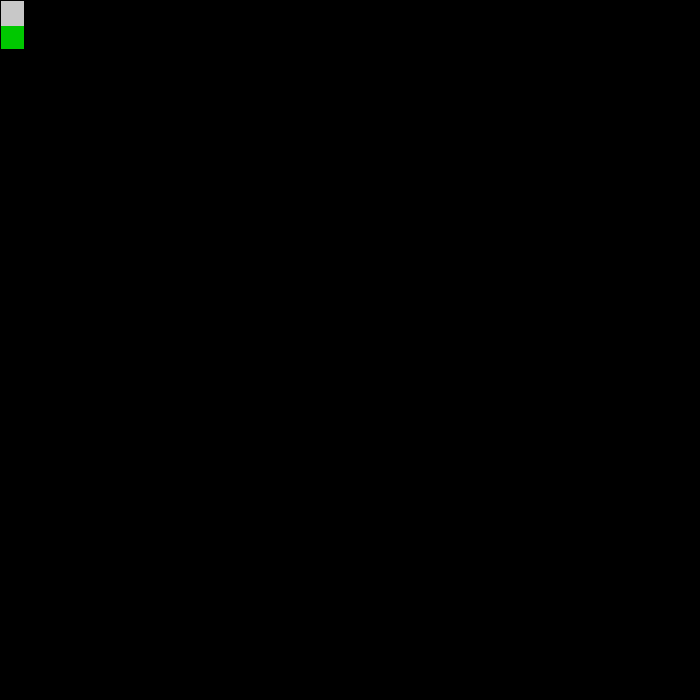
Frame 1 (no input)
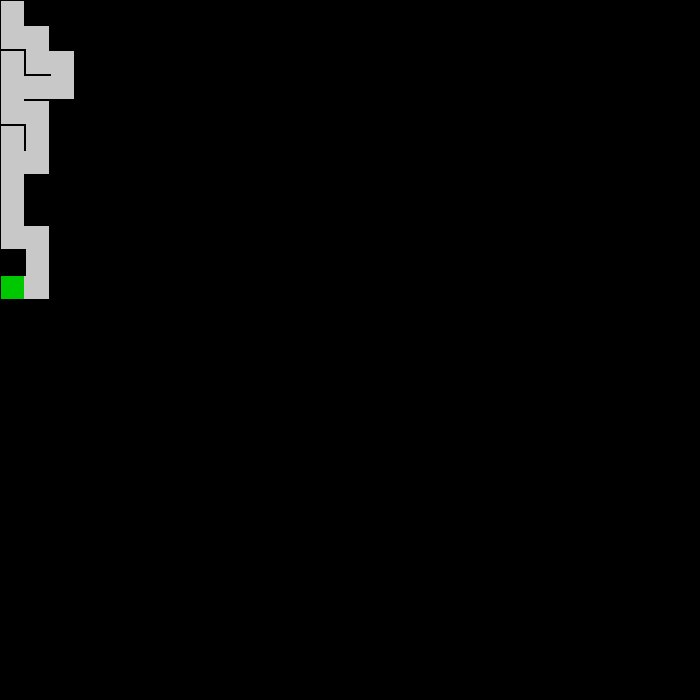
Frame 60 (no input)
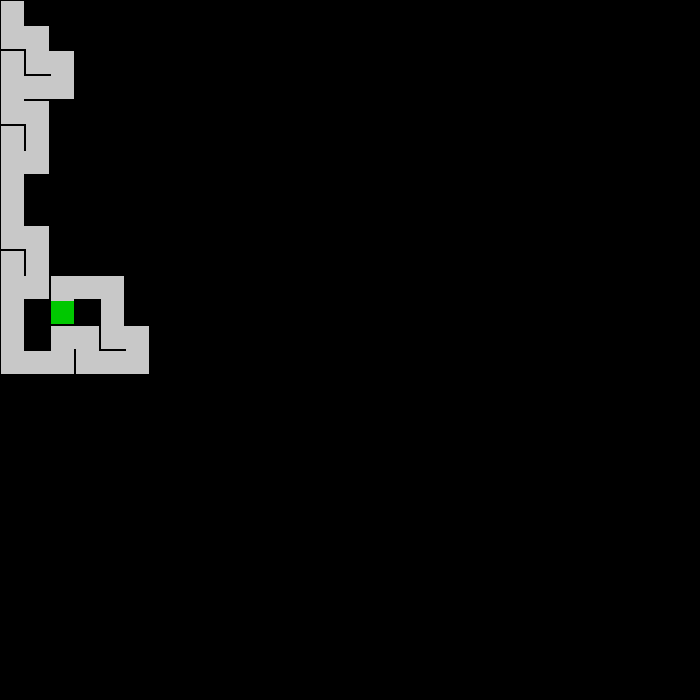
Frame 120 (the mouse pressed at the canvas centre since frame 60)

The p5.js sketch that drew these frames (run headless with seeded random() and noise() and a simulated clock; from frame 60 on, the mouse is pressed at the canvas centre):

// p5.js sketch
// ── sketch.js
const len = 25;
const fr = 60;
const delay = 1000 / fr; // in milliseconds
const hasDiagonals = false;

let field;
let maze;
let mazeHead;

function setup() {
  createCanvas(700, 700);
  frameRate(fr);

  const amtX = width / len;
  const amtY = height / len;
  let grid = initializeGrid(amtX, amtY, hasDiagonals);

  maze = graphFromNodeset(grid, hasDiagonals);
  field = new Graph(grid, hasDiagonals);

  dfs_generation(field, maze);
}

function draw() {
  background(0);
  maze.show(color(200, 200, 200));
  if (mazeHead) mazeHead.show(color(0, 200, 0));
}

// takes as input a 2 graphs where field represents
// the canvas (each node is neighbor to all its surrounding
// nodes) and maze is where the dfs traversal tree is stored
async function dfs_generation(field, maze) {
  let stack = new Stack();
  stack.enstack(field.nodes[0][0]);

  while (!stack.isEmpty()) {
    u = stack.top();
    u.visited = true;

    let unvisited = u.getUnvisitedNeighbors();

    if (unvisited.length !== 0) {
      let randIndex = Math.floor(random() * unvisited.length);
      let v = unvisited[randIndex];

      stack.enstack(v);

      let mazeU = maze.getNode(u.pos.x, u.pos.y);
      let mazeV = maze.getNode(v.pos.x, v.pos.y);

      mazeU.addNeighbor(mazeV);

      mazeU.visited = true;
      mazeV.visited = true;
    } else {
      stack.destack();
    }

    mazeHead = stack.top();
    await sleep(delay);
  }
}

// creates a grid such that all nodes are neighbors to
// all of its surrounding nodes
function initializeGrid(amtX, amtY, hasDiagonals) {
  let grid = [];

  for (let y = 0; y < amtY; y++) {
    grid[y] = [];

    for (let x = 0; x < amtX; x++) {
      grid[y].push(new Node(createVector(x * len, y * len), len, hasDiagonals));

      // top and left neighbors
      if (grid[y - 1]) {
        grid[y][x].addNeighbor(grid[y - 1][x]);
      }

      if (grid[y][x - 1]) {
        grid[y][x].addNeighbor(grid[y][x - 1]);
      }

      // top-left and top-right neighbors
      if (hasDiagonals && grid[y - 1] && grid[y - 1][x - 1]) {
        grid[y][x].addNeighbor(grid[y - 1][x - 1]);
      }

      if (hasDiagonals && grid[y - 1] && grid[y - 1][x + 1]) {
        grid[y][x].addNeighbor(grid[y - 1][x + 1]);
      }
    }
  }

  return grid;
}

// creates a graph from a nodeset but does not
// preserve any edges
function graphFromNodeset(grid, hasDiagonals) {
  let maze = new Graph([], hasDiagonals);

  for (let y = 0; y < grid.length; y++) {
    maze.nodes[y] = [];

    for (let x = 0; x < grid[y].length; x++) {
      maze.nodes[y].push(new Node(grid[y][x].pos, len, hasDiagonals));
    }
  }

  return maze;
}

async function sleep(ms) {
  if (delay === 0) return;
  return new Promise((resolve) => setTimeout(resolve, ms));
}

// ── dfs.js


async function dfs_generation(grid) {
  let stack = new Stack();
  stack.push(grid[0][0]);

  while (!stack.isEmpty()) {
    let u = stack.top();
    let unvisited = unvisitedNeighbors(u, grid);

    u.visited = true;
    
    if(unvisited.length !== 0) {
      let index = Math.floor(Math.random() * unvisited.length);
      let v = unvisited[index];

      v.setParent(u);
      stack.push(v);
    } else {
      stack.pop();
    }

    mazeHead = stack.top();
    await sleep(delay);
  }
}

function unvisitedNeighbors(u, grid) {
  let unvisited = [];
  let neighbors = [];

  if(grid[u.position.y - 1]) {
    neighbors.push(grid[u.position.y - 1][u.position.x]);
  }

  if(grid[u.position.y + 1]) {
    neighbors.push(grid[u.position.y + 1][u.position.x]);
  }

  if(grid[u.position.y][u.position.x - 1]) {
    neighbors.push(grid[u.position.y][u.position.x - 1]);
  }

  if(grid[u.position.y][u.position.x + 1]) {
    neighbors.push(grid[u.position.y][u.position.x + 1]);
  }

  for(let neighbor of neighbors) {
    if(!neighbor.visited) {
      unvisited.push(neighbor);
    }
  }

  return unvisited;
}
// ── graph.js
class Graph {
  constructor(nodeSet, hasDiags) {
    this.nodes = nodeSet;
    this.diags = hasDiags;
  }

  show(col) {
    for (let y = 0; y < this.nodes.length; y++) {
      for (let x = 0; x < this.nodes[y].length; x++) {
        if (this.nodes[y][x].visited) {
          this.nodes[y][x].show(col);
          this.nodes[y][x].connectToNeighbors(col);
        }
      }
    }
  }

  getNode(x, y) {
    for (let line of this.nodes) {
      for (let node of line) {
        if (node.pos.x === x && node.pos.y === y) {
          return node;
        }
      }
    }

    return null;
  }
}

// ── kruskal.js


async function kruskal_generation(grid) {
  let edges = getEdges(grid);
  let sets = [];

  for(let i = 0; i < grid.length; i++) {
    sets[i] = [];

    for(let j = 0; j < grid[i].length; j++) {
      sets[i][j] = [];
  
      sets[i][j].push(grid[i][j]);
      grid[i][j].parent = grid[i][j];
    }
  }

  while(edges.length > 0) {
    let index = Math.floor(Math.random() * edges.length);
    let edge = edges[index];

    if(!edge[0].parent.equals(edge[1].parent)) {
      union(edge[0], edge[1], sets);

      edge[0].addNeighbor(edge[1]);
      edge[0].visited = true;
      edge[1].visited = true;
    }

    edges.splice(index, 1);
    await sleep(delay);
  }

  console.log("Finished Building kruskall maze!");
  finishedBuilding = true;
}

function getEdges(grid) {
  let edges = [];

  for(let y = 0; y < grid.length; y++) {
    for(let x = 0; x < grid[y].length; x++) {
      if(grid[y - 1]) {
        edges.push([grid[y - 1][x], grid[y][x]]);
      }

      if(grid[y][x - 1]) {
        edges.push([grid[y][x - 1], grid[y][x]]);
      }
    }
  }

  return edges;
}

function union(node1, node2, sets) {
  let parent1 = {
    x: node1.parent.position.x,
    y: node1.parent.position.y
  }

  let parent2 = {
    x: node2.parent.position.x,
    y: node2.parent.position.y
  }

  if(sets[parent1.y][parent1.x].length > sets[parent2.y][parent2.x].length) {
    for(let node of sets[parent2.y][parent2.x]) {
      node.parent = node1.parent;
    }

    sets[parent1.y][parent1.x] = sets[parent1.y][parent1.x].concat(sets[parent2.y][parent2.x]);
    sets[parent2.y][parent2.x] = [];
  } else {
    for(let node of sets[parent1.y][parent1.x]) {
      node.parent = node2.parent;
    }

    sets[parent2.y][parent2.x] = sets[parent2.y][parent2.x].concat(sets[parent1.y][parent1.x]);
    sets[parent1.y][parent1.x] = [];
  }
}
// ── node.js
class Node {
  constructor(pos, len, hasDiags) {
    this.pos = pos;
    this.len = len;
    this.diags = hasDiags
    this.visited = false;
    this.neighbors = [];
  }

  show(color) {
    noStroke();
    fill(color);

    if (this.diags) {
      // 3/5 was an arbitrary number chosen to make the nodes
      // not as thicc
      const diameter = (3 * this.len) / 5;

      ellipse(this.pos.x + diameter / 2, this.pos.y + diameter / 2, diameter, diameter);
    } else {
      rect(this.pos.x + 1, this.pos.y + 1, this.len - 2, this.len - 2);
    }
  }

  connectToNeighbors(color) {
    for (let n of this.neighbors) {
      if (this.diags) {
        // 3/5 was an arbitrary number chosen to make the
        // lines between two nodes a bit thinner
        const radius = ((3 * this.len) / 5) / 2;

        stroke(color);
        strokeWeight(radius);
        line(this.pos.x + radius, this.pos.y + radius, n.pos.x + radius, n.pos.y + radius);
      } else {
        rectMode(CORNERS);
        rect(this.pos.x + 1, this.pos.y + 1, n.pos.x + n.len - 1, n.pos.y + n.len - 1);
        rectMode(CORNER);
      }
    }
  }

  equals(other) {
    return this.pos.x === other.pos.x && this.pos.y === other.pos.y;
  }

  addNeighbor(other) {
    this.neighbors.push(other);
    other.neighbors.push(this);
  }

  getUnvisitedNeighbors() {
    let unvisited = [];

    for (let n of this.neighbors) {
      if (!n.visited) {
        unvisited.push(n);
      }
    }

    return unvisited;
  }
}

// ── stack.js
class Stack {
  constructor() {
    this.dataset = [];
  }

  enstack(data) {
    this.dataset.push(data);
  }

  destack() {
    return this.dataset.pop();
  }

  top() {
    return this.dataset[this.dataset.length - 1];
  }

  isEmpty() {
    return this.dataset.length === 0;
  }
}
